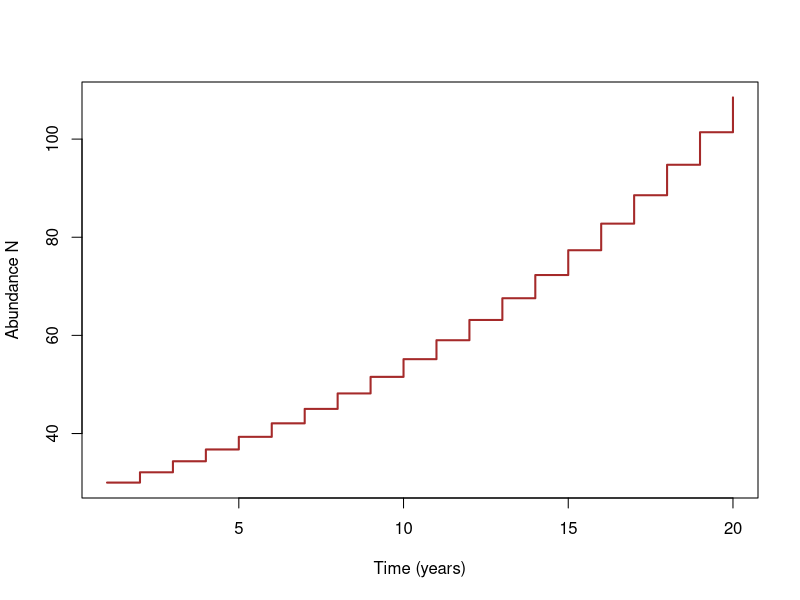
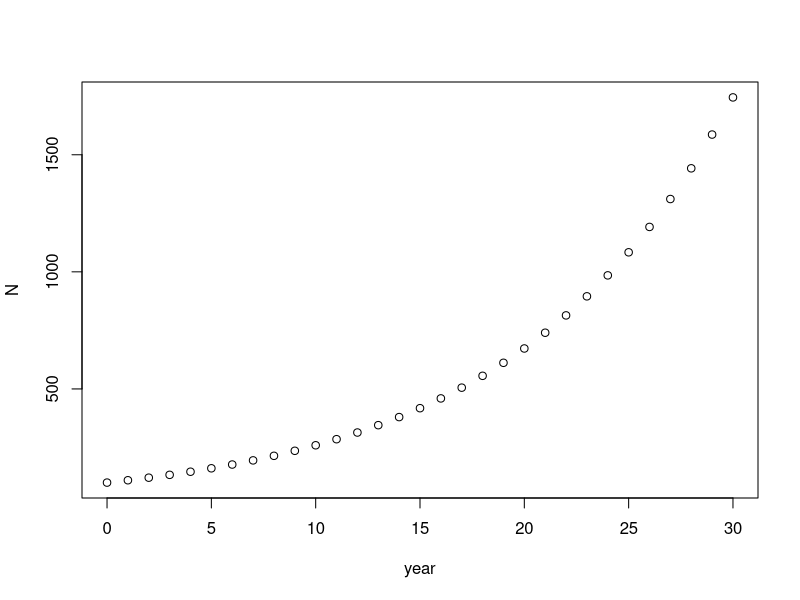

These charts were generated, in order, by the following R code:

x <- c(1,rep(2:20,each=2))
y = numeric(length(x)) 
y[1] = 30
for(i in 2:length(x)){
  if(i%%2){
    y[i] = y[i-1]*1.07
  }else{
    y[i] <- y[i-1]
  }
}
y
plot(x,y,type="l",ylab="Abundance N",xlab="Time (years)",lwd=2,col="brown")


x <- 5     # define the variable 'x' as representing the value 5
x          # Print the value stored in the object "x"
r <- 0.1     #Assign the value of 0.1 to the object "r", or per-capita growth rate (discrete)
lambda <- 1 + r           # (1 + r) is equal to lambda, the finite rate of growth.  This stores the result of the calculation (1 + 0.1 = 1.1) in the object "lambda".
N0 <- 100    #Assign the value of 100 to the object "N0", or initial population size
nyears <- 30 #Assign the value of 30 to the object "nyears", or the number of time steps to simulate
N0 * lambda   #Multiplies the value stored in the object "N0" by lambda. As soon as you run this line of code, the result of the calculation is printed.

year <- seq(from=0, to=nyears, by=1)   #Creates a sequence of numbers from 0 to the value stored in the object "nyears" (in this case, 50). Because you've told this sequence to increment by 1, you've created a string of numbers from 0 - 50 that contains 51 elements. A single series of elements (e.g., a single column of numbers) is called a vector. You then assign this vector to the object "years".

year                                   #Print the value of the object "years" that you just created.


N <- numeric(nyears+1)    #Make an empty storage vector. The numeric() function takes the contents within the parentheses and converts those contents to the "numeric" class. Don't worry if this doesn't make sense -- what you need to know is that the value within the parentheses (in this case, 50+1=51) is used to tell this function how many zeros to create. So, this line of code creates a vector of 51 zeros, and assigns that vector to the object "N".

names(N) <- year

N                         #Prints the contents of the object "N".

N[1] <- N0                # The brackets [] are used to indicate the position of an element within a vector. This line of code assigns the value of the object "N0" (100) to the first element in the "N" object. Remember, the "N" object is a vector of 51 zeros. Now, the first zero is changed to 100.

for (i in 2:(nyears+1)){  # This for-loop will run through the line of code between the curly brackets {}. "i" is simply the name of a variable (you can use "j", or "k", instead -- any variable name will do). "i" changes each time the loop iterates; basically, it will increase by 1 each time the loop is run, starting at "2" up until the specified maximum number of loops "nyears+1". 
  N[i] <- N[i-1] * lambda  # This takes the [i - 1] element of "N", multiplies that element by the value of lambda, then assigns that calculated result to the [i] element of "N".
}                         # This ends the for-loop.

N                         # Now print the contents of the object "N".

N30 = N0*lambda^nyears
N30
plot(N~year)   #This plot() function tells R to plot the y variable by the x variable. "N" is the y variable (dependent variable), and "year" is the x variable (independent variable). The tilda "~" stands for "as a function of". There are many ways to customize the appearance of a plot in R - for now, just use the defaults.
